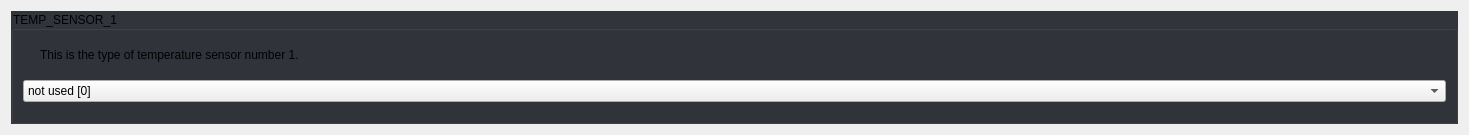
            <widget class="QWidget" name="scrollAreaWidgetContents_2">
             <property name="geometry">
              <rect>
               <x>0</x>
               <y>0</y>
               <width>1469</width>
               <height>135</height>
              </rect>
             </property>
             <property name="styleSheet">
              <string notr="true">#scrollAreaWidgetContents_2 {
	background: rgb(34, 35, 40);
}</string>
             </property>
             <layout class="QGridLayout" name="gridLayout_36">
              <property name="spacing">
               <number>10</number>
              </property>
              <item row="0" column="0">
               <widget class="QGroupBox" name="groupBox_2">
                <property name="focusPolicy">
                 <enum>Qt::StrongFocus</enum>
                </property>
                <property name="styleSheet">
                 <string notr="true">QGroupBox:!disabled {
	background: rgb(50, 52, 59);
}</string>
                </property>
                <property name="title">
                 <string>TEMP_SENSOR_1</string>
                </property>
                <property name="checkable">
                 <bool>false</bool>
                </property>
                <property name="checked">
                 <bool>false</bool>
                </property>
                <layout class="QGridLayout" name="gridLayout_3">
                 <property name="spacing">
                  <number>10</number>
                 </property>
                 <item row="0" column="0">
                  <widget class="QLabel" name="label_22">
                   <property name="sizePolicy">
                    <sizepolicy hsizetype="Fixed" vsizetype="Fixed">
                     <horstretch>0</horstretch>
                     <verstretch>0</verstretch>
                    </sizepolicy>
                   </property>
                   <property name="text">
                    <string/>
                   </property>
                   <property name="pixmap">
                    <pixmap resource="../resources/resources.qrc">:/info_FILL0_wght100_GRAD0_opsz20.svg</pixmap>
                   </property>
                  </widget>
                 </item>
                 <item row="0" column="1">
                  <widget class="QLabel" name="label_23">
                   <property name="text">
                    <string>This is the type of temperature sensor number 1.</string>
                   </property>
                   <property name="wordWrap">
                    <bool>true</bool>
                   </property>
                  </widget>
                 </item>
                 <item row="1" column="0" colspan="2">
                  <widget class="Dropdown" name="uTempSensor1Dropdown">
                   <property name="currentIndex">
                    <number>53</number>
                   </property>
                   <item>
                    <property name="text">
                     <string>MAX31865 with Pt100/Pt1000, 2, 3, or 4-wire (only for sensors 0-1) [-5]</string>
                    </property>
                   </item>
                   <item>
                    <property name="text">
                     <string>MAX31855 with Thermocouple, -200°C to +700°C (only for sensors 0-1) [-3]</string>
                    </property>
                   </item>
                   <item>
                    <property name="text">
                     <string>MAX6675 with Thermocouple, 0°C to +700°C (only for sensors 0-1) [-2]</string>
                    </property>
                   </item>
                   <item>
                    <property name="text">
                     <string>AD8495 with Thermocouple [-4]</string>
                    </property>
                   </item>
                   <item>
                    <property name="text">
                     <string>AD595 with Thermocouple [-1]</string>
                    </property>
                   </item>
                   <item>
                    <property name="text">
                     <string>100kΩ EPCOS - Best choice for EPCOS thermistors [1]</string>
                    </property>
                   </item>
                   <item>
                    <property name="text">
                     <string>100kΩ Same as #1, but 3.3V scaled for MEGA [331]</string>
                    </property>
                   </item>
                   <item>
                    <property name="text">
                     <string>100kΩ Same as #1, but 3.3V scaled for DUE [332]</string>
                    </property>
                   </item>
                   <item>
                    <property name="text">
                     <string>200kΩ ATC Semitec 204GT-2 [2]</string>
                    </property>
                   </item>
                   <item>
                    <property name="text">
                     <string>200kΩ Copymaster 3D [202]</string>
                    </property>
                   </item>
                   <item>
                    <property name="text">
                     <string>???Ω Mendel-parts thermistor [3]</string>
                    </property>
                   </item>
                   <item>
                    <property name="text">
                     <string>10kΩ Generic Thermistor !! DO NOT use for a hotend - it gives bad resolution at high temp. !! [4]</string>
                    </property>
                   </item>
                   <item>
                    <property name="text">
                     <string>100kΩ ATC Semitec 104GT-2/104NT-4-R025H42G - Used in ParCan, J-Head, and E3D, SliceEngineering 300°C [5]</string>
                    </property>
                   </item>
                   <item>
                    <property name="text">
                     <string>100kΩ Zonestar - Tronxy X3A [501]</string>
                    </property>
                   </item>
                   <item>
                    <property name="text">
                     <string>100kΩ Zonestar - used by hot bed in Zonestar Průša P802M [502]</string>
                    </property>
                   </item>
                   <item>
                    <property name="text">
                     <string>100kΩ Zonestar (Z8XM2) Heated Bed thermistor [503]</string>
                    </property>
                   </item>
                   <item>
                    <property name="text">
                     <string>100kΩ Zonestar P802QR2 (Part# QWG-104F-B3950) Hotend Thermistor [504]</string>
                    </property>
                   </item>
                   <item>
                    <property name="text">
                     <string>100kΩ Zonestar P802QR2 (Part# QWG-104F-3950) Bed Thermistor [505]</string>
                    </property>
                   </item>
                   <item>
                    <property name="text">
                     <string>100kΩ RPW-Ultra hotend [512]</string>
                    </property>
                   </item>
                   <item>
                    <property name="text">
                     <string>100kΩ EPCOS - Not as accurate as table #1 (created using a fluke thermocouple) [6]</string>
                    </property>
                   </item>
                   <item>
                    <property name="text">
                     <string>100kΩ Honeywell 135-104LAG-J01 [7]</string>
                    </property>
                   </item>
                   <item>
                    <property name="text">
                     <string>100kΩ Honeywell 135-104LAF-J01 [71]</string>
                    </property>
                   </item>
                   <item>
                    <property name="text">
                     <string>100kΩ Vishay 0603 SMD NTCS0603E3104FXT [8]</string>
                    </property>
                   </item>
                   <item>
                    <property name="text">
                     <string>100kΩ GE Sensing AL03006-58.2K-97-G1 [9]</string>
                    </property>
                   </item>
                   <item>
                    <property name="text">
                     <string>100kΩ RS PRO 198-961 [10]</string>
                    </property>
                   </item>
                   <item>
                    <property name="text">
                     <string>100kΩ Keenovo AC silicone mats, most Wanhao i3 machines - beta 3950, 1% [11]</string>
                    </property>
                   </item>
                   <item>
                    <property name="text">
                     <string>100kΩ Vishay 0603 SMD NTCS0603E3104FXT (#8) - calibrated for Makibox hot bed [12]</string>
                    </property>
                   </item>
                   <item>
                    <property name="text">
                     <string>100kΩ Hisens up to 300°C - for &quot;Simple ONE&quot; &amp; &quot;All In ONE&quot; hotend - beta 3950, 1% [13]</string>
                    </property>
                   </item>
                   <item>
                    <property name="text">
                     <string>100kΩ Calibrated for JGAurora A5 hotend [15]</string>
                    </property>
                   </item>
                   <item>
                    <property name="text">
                     <string>200kΩ ATC Semitec 204GT-2 Dagoma.Fr - MKS_Base_DKU001327 [18]</string>
                    </property>
                   </item>
                   <item>
                    <property name="text">
                     <string>100kΩ GTM32 Pro vB - hotend - 4.7kΩ pullup to 3.3V and 220Ω to analog input [22]</string>
                    </property>
                   </item>
                   <item>
                    <property name="text">
                     <string>100kΩ GTM32 Pro vB - bed - 4.7kΩ pullup to 3.3v and 220Ω to analog input [23]</string>
                    </property>
                   </item>
                   <item>
                    <property name="text">
                     <string>100kΩ Kis3d Silicone heating mat 200W/300W with 6mm precision cast plate (EN AW 5083) NTC100K - beta 3950 [30]</string>
                    </property>
                   </item>
                   <item>
                    <property name="text">
                     <string>100kΩ Maker's Tool Works Kapton Bed Thermistor - beta 3950 [60]</string>
                    </property>
                   </item>
                   <item>
                    <property name="text">
                     <string>100kΩ Formbot/Vivedino 350°C Thermistor - beta 3950 [61]</string>
                    </property>
                   </item>
                   <item>
                    <property name="text">
                     <string>4.7MΩ Dyze Design / Trianglelab T-D500 500°C High Temperature Thermistor [66]</string>
                    </property>
                   </item>
                   <item>
                    <property name="text">
                     <string>500kΩ SliceEngineering 450°C Thermistor [67]</string>
                    </property>
                   </item>
                   <item>
                    <property name="text">
                     <string>PT100 amplifier board from Dyze Design [68]</string>
                    </property>
                   </item>
                   <item>
                    <property name="text">
                     <string>100kΩ bq Hephestos 2 [70]</string>
                    </property>
                   </item>
                   <item>
                    <property name="text">
                     <string>100kΩ Generic Silicon Heat Pad with NTC100K MGB18-104F39050L32 [75]</string>
                    </property>
                   </item>
                   <item>
                    <property name="text">
                     <string>100kΩ Ultimachine Rambo TDK NTCG104LH104KT1 NTC100K motherboard Thermistor [2000]</string>
                    </property>
                   </item>
                   <item>
                    <property name="text">
                     <string>100kΩ EPCOS (1kΩ pullup) [51]</string>
                    </property>
                   </item>
                   <item>
                    <property name="text">
                     <string>200kΩ ATC Semitec 204GT-2 (1kΩ pullup) [52]</string>
                    </property>
                   </item>
                   <item>
                    <property name="text">
                     <string>100kΩ ATC Semitec 104GT-2 - Used in ParCan &amp; J-Head (1kΩ pullup) [55]</string>
                    </property>
                   </item>
                   <item>
                    <property name="text">
                     <string>100kΩ Found on some Wanhao i3 machines with a 10kΩ pull-up resistor [99]</string>
                    </property>
                   </item>
                   <item>
                    <property name="text">
                     <string>Pt100 with 1kΩ pullup (atypical) [110]</string>
                    </property>
                   </item>
                   <item>
                    <property name="text">
                     <string>Pt100 with 4.7kΩ pullup [147]</string>
                    </property>
                   </item>
                   <item>
                    <property name="text">
                     <string>Pt1000 with 1kΩ pullup (atypical) [1010]</string>
                    </property>
                   </item>
                   <item>
                    <property name="text">
                     <string>Pt1000 with 2.2kΩ pullup [1022]</string>
                    </property>
                   </item>
                   <item>
                    <property name="text">
                     <string>Pt1000 with 4.7kΩ pullup (E3D) [1047]</string>
                    </property>
                   </item>
                   <item>
                    <property name="text">
                     <string>Pt100 with circuit in the Ultimainboard V2.x with mainboard ADC reference voltage = INA826 amplifier-board supply voltage. [20]</string>
                    </property>
                   </item>
                   <item>
                    <property name="text">
                     <string>Pt100 with circuit in the Ultimainboard V2.x with 3.3v ADC reference voltage (STM32, LPC176x....) and 5V INA826 amplifier board supply. [21]</string>
                    </property>
                   </item>
                   <item>
                    <property name="text">
                     <string>Pt100 with circuit in Overlord, similar to Ultimainboard V2.x [201]</string>
                    </property>
                   </item>
                   <item>
                    <property name="text">
                     <string>not used [0]</string>
                    </property>
                   </item>
                   <item>
                    <property name="text">
                     <string>Custom - Specify parameters in Configuration_adv.h [1000]</string>
                    </property>
                   </item>
                   <item>
                    <property name="text">
                     <string>Dummy Table that ALWAYS reads 25°C or the temperature defined below. [998]</string>
                    </property>
                   </item>
                   <item>
                    <property name="text">
                     <string>Dummy Table that ALWAYS reads 100°C or the temperature defined below. [999]</string>
                    </property>
                   </item>
                  </widget>
                 </item>
                </layout>
               </widget>
              </item>
             </layout>
            </widget>
